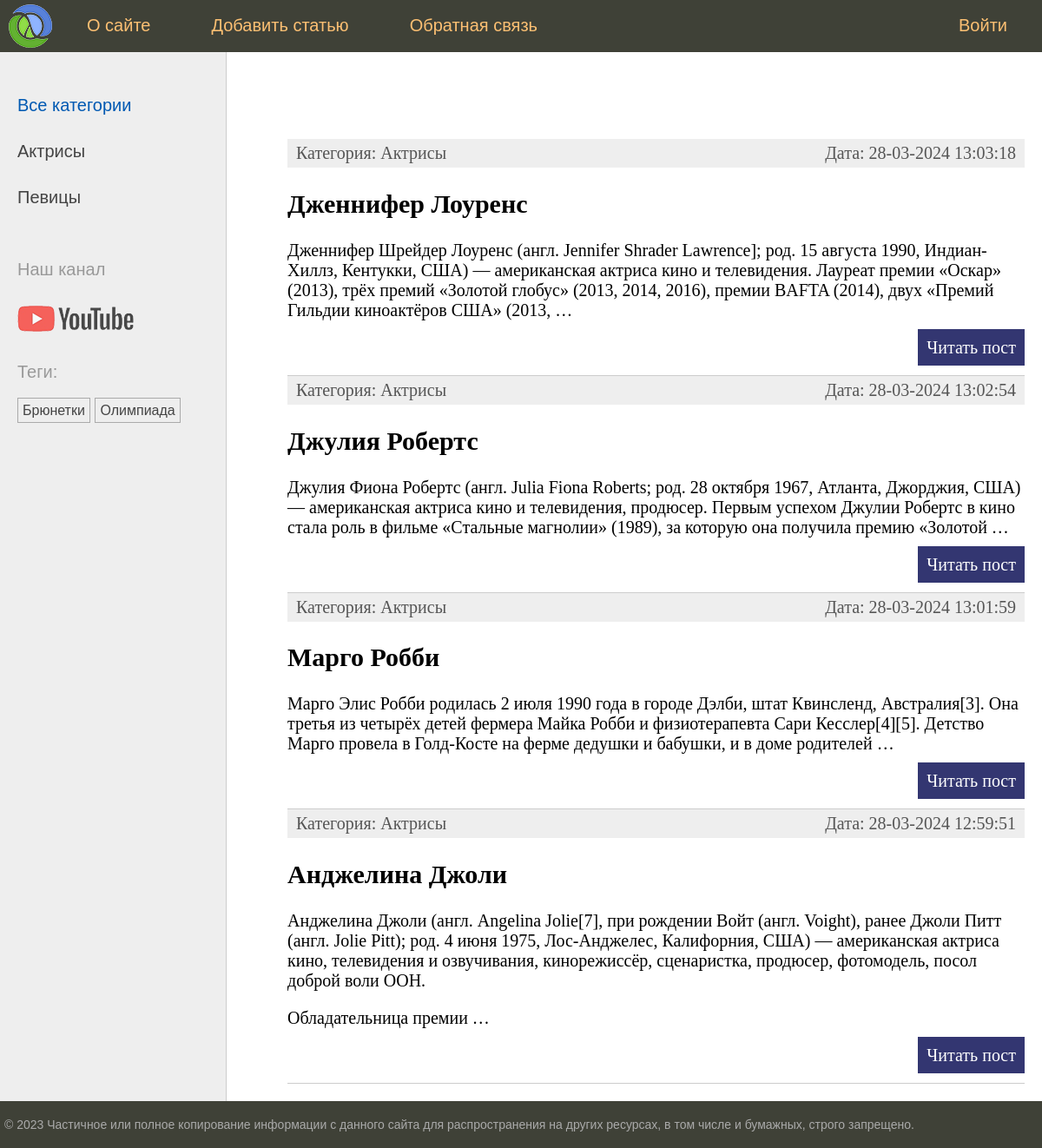
/, run on an earlier commit of the app's database.
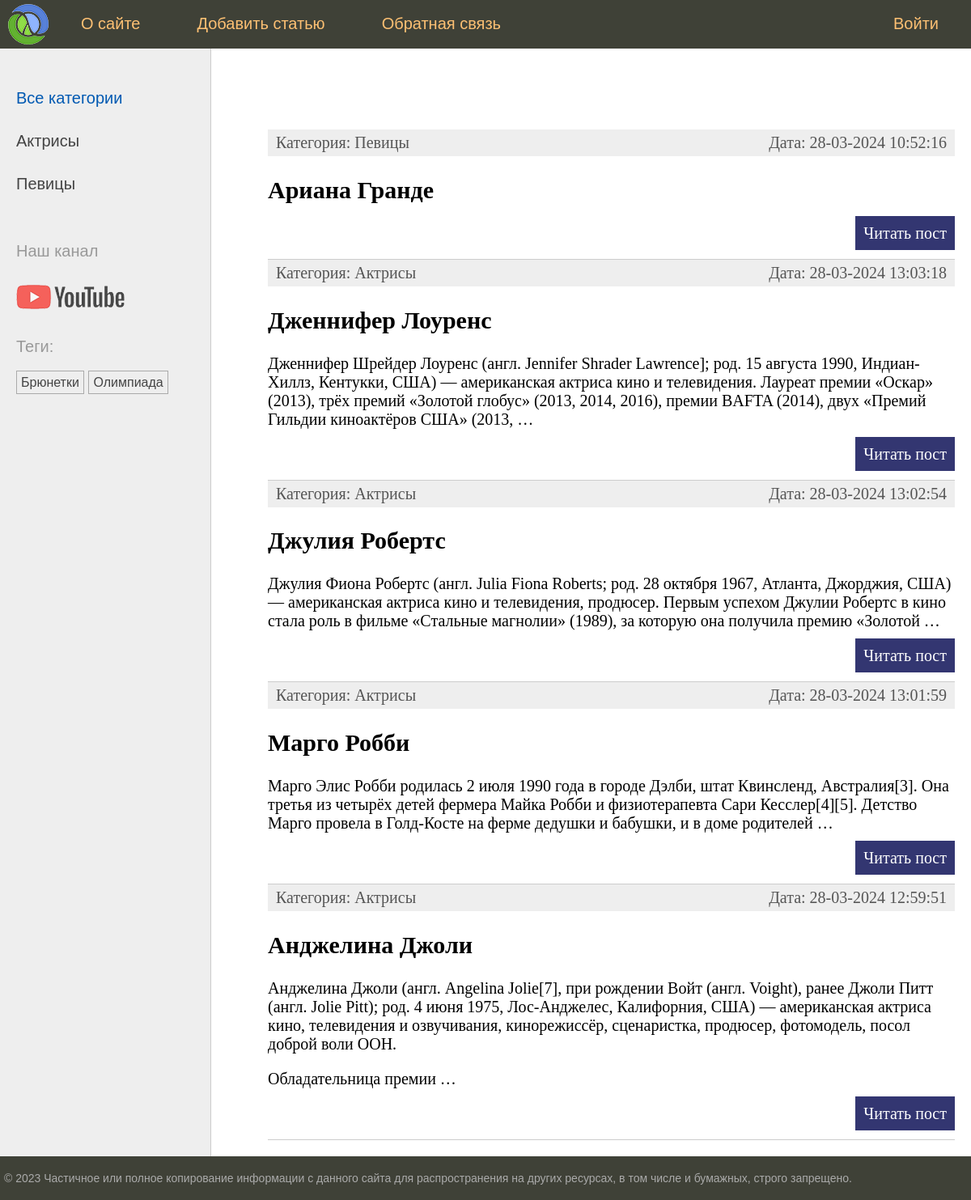
And on a later commit of the database.
### women/models.py (models this page shows, shortened)
class Category(models.Model):
    name = models.CharField(max_length=100, db_index=True)
    slug = models.SlugField(max_length=255, unique=True, db_index=True)
    objects = models.Manager()
    def get_absolute_url(self):
        return reverse('category', kwargs={'cat_slug': self.slug})
    class Meta:
        verbose_name = 'Category'
        verbose_name_plural = 'Categories'

class TagPost(models.Model):
    tag = models.CharField(max_length=100, db_index=True)
    slug = models.SlugField(max_length=255, db_index=True)
    objects = models.Manager()
    def get_absolute_url(self):
        return reverse('tag', kwargs={'tag_slug': self.slug})

class Women(models.Model):
    class Status(models.IntegerChoices):
        DRAFT = 0, 'Черновик'
        PUBLISHED = 1, 'Опубликовано'
    title = models.CharField(max_length=255)
    slug = models.SlugField(max_length=255, unique=True, db_index=True)
    content = models.TextField(blank=True)  # blank=True - поле может быть пустым
    time_create = models.DateTimeField(auto_now_add=True)
    time_update = models.DateTimeField(auto_now=True)
    is_published = models.BooleanField(choices=tuple(map(lambda x: (bool(x[0]), x[1]), Status.choices)),
                                       default=Status.DRAFT)
    cat = models.ForeignKey(to='Category', on_delete=models.PROTECT, related_name='posts')
    tags = models.ManyToManyField(to='TagPost', related_name='tags')
    published = PublishedManager()
    objects = models.Manager()
    class Meta:
        verbose_name = 'Famous Woman'
        verbose_name_plural = 'Famous Women'
        ordering = ['-time_create']
        indexes = [
            models.Index(fields=['-time_create'])
        ]
    def get_absolute_url(self):
        return reverse('post', kwargs={'post_slug': self.slug})

### women/views.py (the view)
# urls.py: path('', views.index, name='home'),  # http://127.0.0.1:8000
def index(request):
    posts = Women.published.all().select_related('cat')
    data = {
        'title': 'Главная страница',
        'menu': menu,
        'posts': posts,
        'cat_selected': 0,
    }
    return render(request, 'women/index.html', context=data)

### women/models.py (called while the page is built)
    def get_queryset(self):
        return super().get_queryset().filter(is_published=Women.Status.PUBLISHED)

### women/templatetags/women_tags.py (called while the page is built)
@register.inclusion_tag('women/list_categories.html')
def show_categories(cat_selected=0):
    cats = Category.objects.annotate(total=Count('posts')).filter(total__gt=0)
    return {'cats': cats, 'cat_selected': cat_selected}

@register.inclusion_tag('women/list_tags.html')
def show_all_tags():
    tags = TagPost.objects.annotate(total=Count('tags')).filter(total__gt=0)
    return {'tags': tags}

### women/templates/women/index.html (shortened to what this page needs)
{% extends 'base.html' %}
{% block content %}
<ul class="list-articles">
	{% for p in posts %}
			<li>
				<div class="article-panel">
					<p class="first">Категория: {{ p.cat.name }}</p>
					<p class="last">Дата: {{ p.time_update|date:"d-m-Y H:i:s" }}</p>
				</div>
				<h2>{{ p.title }}</h2>
    {% autoescape off %}
	{{p.content|linebreaks|truncatewords:40}}
    {% endautoescape %}
			<p class="link-read-post"><a href="{{ p.get_absolute_url }}">Читать пост</a></p>
			</li>
	{% endfor %}
</ul>
{% endblock %}

### women/templates/women/list_categories.html
{% for cat in cats %}
{% if cat.id == cat_selected %}
<li class="selected">{{cat.name}}</li>
{% else %}
<li><a href="{{ cat.get_absolute_url }}">{{cat.name}}</a></li>
{% endif %}
{% endfor %}

### women/templates/women/list_tags.html
{% if tags  %}
  <p>Теги:</p>
  <ul class="tags-list">
    {% for t in tags %}
      <li><a href="{{ t.get_absolute_url }}">{{ t.tag }}</a></li>
    {% endfor %}
  </ul>
{% endif %}

What changed in the data, as far as the page shows it:
now on this page (row edited): Women: cat.name "Певицы", time_update "28-03-2024 10:52:16", title "Ариана Гранде"
